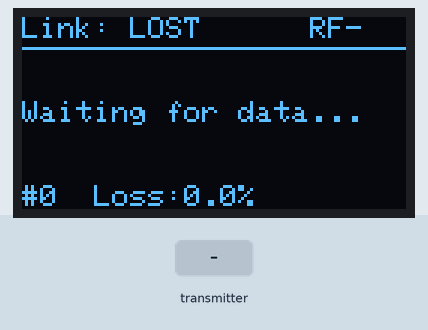
Recording of a sketch running on a simulated Arduino Uno, built with avr-gcc and run on an emulated ATmega328P. Shown: 128×64 one-colour display. Inputs (shaded band) come from the test bench. No radio packets arrive unless stated; what the sketch prints to the serial monitor is not drawn.

Above: at 1.2 s.
1.3 s: the transmitter starts sending packetId = 0
At 2.0 s:
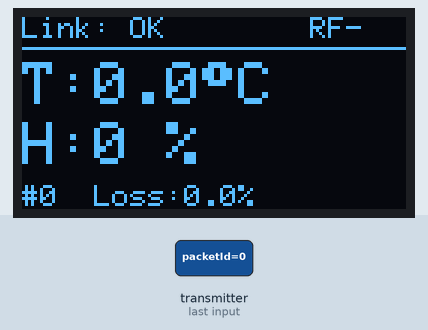
3.0 s: the transmitter starts sending status = 64
At 4.2 s:
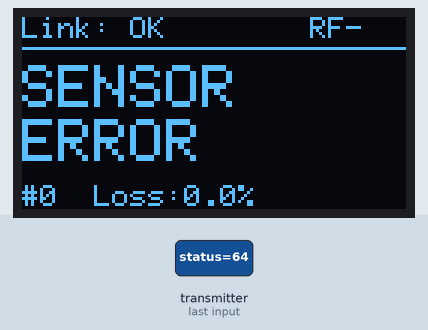
4.5 s: the transmitter starts sending packetId = 1
At 5.5 s:
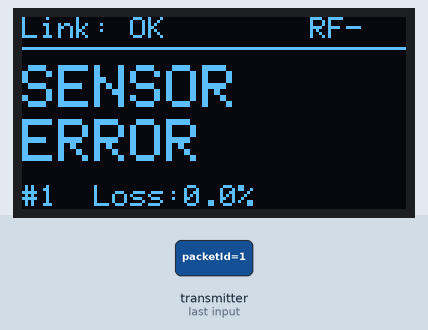
6.0 s: the transmitter starts sending status = 0
At 6.7 s:
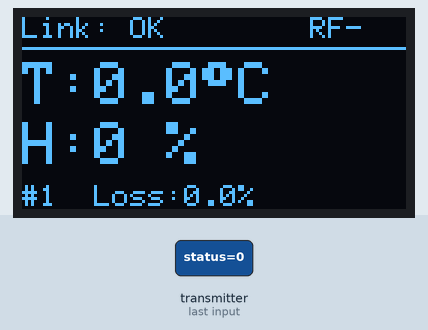
7.5 s: the transmitter starts sending temperature = 25
At 7.8 s:
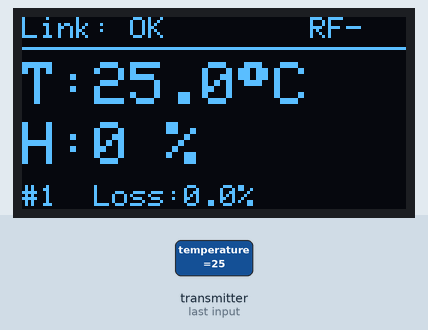
9.0 s: the transmitter starts sending humidity = 100
At 10.2 s:
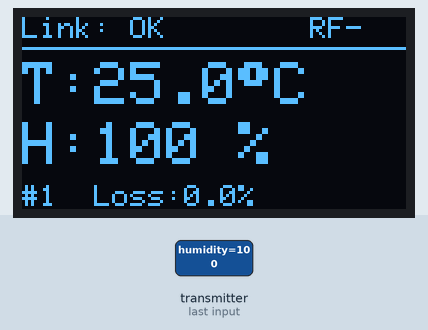
Timing chart, 0 to 11.5 s (numbered marks = the images above; inputs shaded):
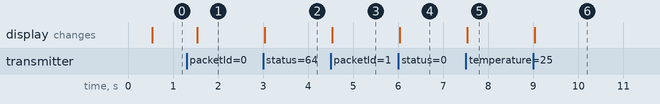

The sketch:

receiver.ino
```cpp
/*
 * receiver.ino — приймальний вузол (вузол відображення)
 * Проєкт: Дистанційна передача даних датчика температури і вологості
 *         на модулі зв'язку 2.4 GHz (nRF24L01) на OLED-дисплей
 * Плата:  Arduino Uno R3 (ATmega328P)
 * Бібліотеки:
 *   RF24 by TMRh20       v1.4.9
 *   Adafruit SSD1306     v2.5.9
 *   Adafruit GFX Library v1.11.9
 * Ліцензія: MIT
 */
#include <SPI.h>
#include <Wire.h>
#include <RF24.h>
#include <Adafruit_GFX.h>
#include <Adafruit_SSD1306.h>

// ---------- Призначення пінів ----------
#define PIN_RF_CE   9     // CE  модуля nRF24L01
#define PIN_RF_CSN  10    // CSN модуля nRF24L01 (SPI: D11, D12, D13)
// OLED підключено до апаратної шини I2C: SDA - A4, SCL - A5

// ---------- Параметри дисплея ----------
#define SCREEN_W    128
#define SCREEN_H    64
#define OLED_ADDR   0x3C
#define OLED_RESET  -1    // окремий вивід RESET не використовується

// ---------- Параметри радіоканалу (мають збігатися з передавачем) ----------
const uint8_t RF_CHANNEL      = 80;
const byte    PIPE_ADDRESS[6] = "TH001";

// ---------- Параметри роботи ----------
const unsigned long LINK_TIMEOUT_MS   = 6000; // 3 пропущені пакети -> зв'язку немає
const unsigned long DISPLAY_PERIOD_MS = 500;  // період оновлення екрана

// ---------- Структура пакета даних (ідентична передавачу) ----------
struct SensorPacket {
  uint32_t packetId;
  float    temperature;
  float    humidity;
  uint8_t  status;
};

// ---------- Прототипи функцій ----------
void receivePacket();
void drawScreen();
void showMessage(const __FlashStringHelper *l1, const __FlashStringHelper *l2);

RF24 radio(PIN_RF_CE, PIN_RF_CSN);
Adafruit_SSD1306 display(SCREEN_W, SCREEN_H, &Wire, OLED_RESET);

SensorPacket  packet;
bool          hasData      = false;  // чи було прийнято хоча б один пакет
bool          strongSignal = false;  // рівень сигналу > -64 dBm (RPD)
unsigned long lastRx = 0, lastDraw = 0;
uint32_t      received = 0, lost = 0, lastId = 0;

void setup() {
  Serial.begin(9600);

  // Ініціалізація OLED-дисплея
  if (!display.begin(SSD1306_SWITCHCAPVCC, OLED_ADDR)) {
    Serial.println(F("SSD1306 not found! Check I2C wiring/address."));
    while (true) {}
  }
  display.cp437(true);                 // кодова таблиця з символом градуса
  display.setTextColor(SSD1306_WHITE);
  showMessage(F("2.4GHz T/H monitor"), F("Starting..."));

  // Ініціалізація радіомодуля
  if (!radio.begin()) {
    Serial.println(F("nRF24L01 not responding!"));
    showMessage(F("RF MODULE ERROR"), F("Check wiring/3.3V"));
    while (true) {}
  }
  radio.setChannel(RF_CHANNEL);
  radio.setDataRate(RF24_250KBPS);
  radio.setPALevel(RF24_PA_HIGH);
  radio.setPayloadSize(sizeof(SensorPacket));
  radio.openReadingPipe(1, PIPE_ADDRESS);
  radio.startListening();              // режим приймача (PRX)

  Serial.println(F("Receiver ready"));
}

void loop() {
  if (radio.available()) {
    receivePacket();
  }
  if (millis() - lastDraw >= DISPLAY_PERIOD_MS) {
    lastDraw = millis();
    drawScreen();
  }
}

// Читає пакет з радіомодуля і оновлює статистику зв'язку
void receivePacket() {
  radio.read(&packet, sizeof(packet));
  strongSignal = radio.testRPD();      // true, якщо сигнал сильніший за -64 dBm

  if (hasData && packet.packetId <= lastId) {
    received = 0;                      // передавач перезапущено - скидання
    lost     = 0;
  } else if (hasData && packet.packetId > lastId + 1) {
    lost += packet.packetId - lastId - 1;   // пропущені номери = втрачені пакети
  }
  lastId  = packet.packetId;
  received++;
  lastRx  = millis();
  hasData = true;

  Serial.print(F("RX #")); Serial.print(packet.packetId);
  Serial.print(F(" T="));  Serial.print(packet.temperature, 1);
  Serial.print(F(" H="));  Serial.print(packet.humidity, 1);
  Serial.print(F(" status=")); Serial.println(packet.status);
}

// Формує зображення на OLED-дисплеї
void drawScreen() {
  bool linkOk = hasData && (millis() - lastRx < LINK_TIMEOUT_MS);

  display.clearDisplay();
  display.setTextSize(1);
  display.setCursor(0, 0);
  display.print(F("Link: "));
  display.print(linkOk ? F("OK") : F("LOST"));
  display.setCursor(96, 0);
  display.print(strongSignal && linkOk ? F("RF+") : F("RF-"));
  display.drawLine(0, 10, 127, 10, SSD1306_WHITE);

  if (!hasData) {
    display.setCursor(0, 28);
    display.print(F("Waiting for data..."));
  } else if (packet.status != 0) {
    display.setTextSize(2);
    display.setCursor(0, 16); display.print(F("SENSOR"));
    display.setCursor(0, 34); display.print(F("ERROR"));
  } else {
    display.setTextSize(2);
    display.setCursor(0, 15);
    display.print(F("T:"));
    display.print(packet.temperature, 1);
    display.write(248);                // символ градуса
    display.print(F("C"));
    display.setCursor(0, 35);
    display.print(F("H:"));
    display.print(packet.humidity, 0);
    display.print(F(" %"));
  }

  // Нижній рядок: номер пакета і відсоток втрат
  display.setTextSize(1);
  display.setCursor(0, 56);
  display.print(F("#"));
  display.print(lastId);
  display.print(F("  Loss:"));
  uint32_t total = received + lost;
  display.print(total ? (lost * 100.0 / total) : 0.0, 1);
  display.print(F("%"));
  display.display();
}

// Виводить два рядки службового повідомлення
void showMessage(const __FlashStringHelper *l1, const __FlashStringHelper *l2) {
  display.clearDisplay();
  display.setTextSize(1);
  display.setCursor(0, 20); display.print(l1);
  display.setCursor(0, 36); display.print(l2);
  display.display();
}
```

Measured:
- after the input at 1.3 s, the display: changes after 0.23 s (image 1)
- after the input at 3.0 s, the display: changes at once (image 2)
- after the input at 4.5 s, the display: changes at once (image 3)
- after the input at 6.0 s, the display: changes at once (image 4)
- after the input at 7.5 s, the display: changes at once (image 5)
- after the input at 9.0 s, the display: changes at once (image 6)
